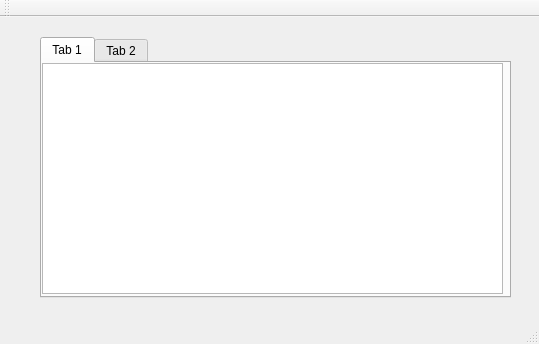
<?xml version="1.0" encoding="UTF-8"?>
<ui version="4.0">
 <class>MainWindow</class>
 <widget class="QMainWindow" name="MainWindow">
  <property name="geometry">
   <rect>
    <x>0</x>
    <y>0</y>
    <width>539</width>
    <height>344</height>
   </rect>
  </property>
  <property name="windowTitle">
   <string>MainWindow</string>
  </property>
  <widget class="QWidget" name="centralWidget">
   <widget class="QTabWidget" name="tabWidget">
    <property name="geometry">
     <rect>
      <x>40</x>
      <y>20</y>
      <width>471</width>
      <height>261</height>
     </rect>
    </property>
    <property name="currentIndex">
     <number>0</number>
    </property>
    <widget class="QWidget" name="tab">
     <attribute name="title">
      <string>Tab 1</string>
     </attribute>
     <widget class="QTableWidget" name="tableWidget">
      <property name="geometry">
       <rect>
        <x>0</x>
        <y>0</y>
        <width>461</width>
        <height>231</height>
       </rect>
      </property>
     </widget>
    </widget>
    <widget class="QWidget" name="tab_2">
     <attribute name="title">
      <string>Tab 2</string>
     </attribute>
     <widget class="QTableWidget" name="tableWidget_2">
      <property name="geometry">
       <rect>
        <x>0</x>
        <y>0</y>
        <width>461</width>
        <height>231</height>
       </rect>
      </property>
     </widget>
    </widget>
   </widget>
  </widget>
  <widget class="QMenuBar" name="menuBar">
   <property name="geometry">
    <rect>
     <x>0</x>
     <y>0</y>
     <width>539</width>
     <height>23</height>
    </rect>
   </property>
  </widget>
  <widget class="QToolBar" name="mainToolBar">
   <attribute name="toolBarArea">
    <enum>TopToolBarArea</enum>
   </attribute>
   <attribute name="toolBarBreak">
    <bool>false</bool>
   </attribute>
  </widget>
  <widget class="QStatusBar" name="statusBar"/>
 </widget>
 <layoutdefault spacing="6" margin="11"/>
 <resources/>
 <connections/>
</ui>
